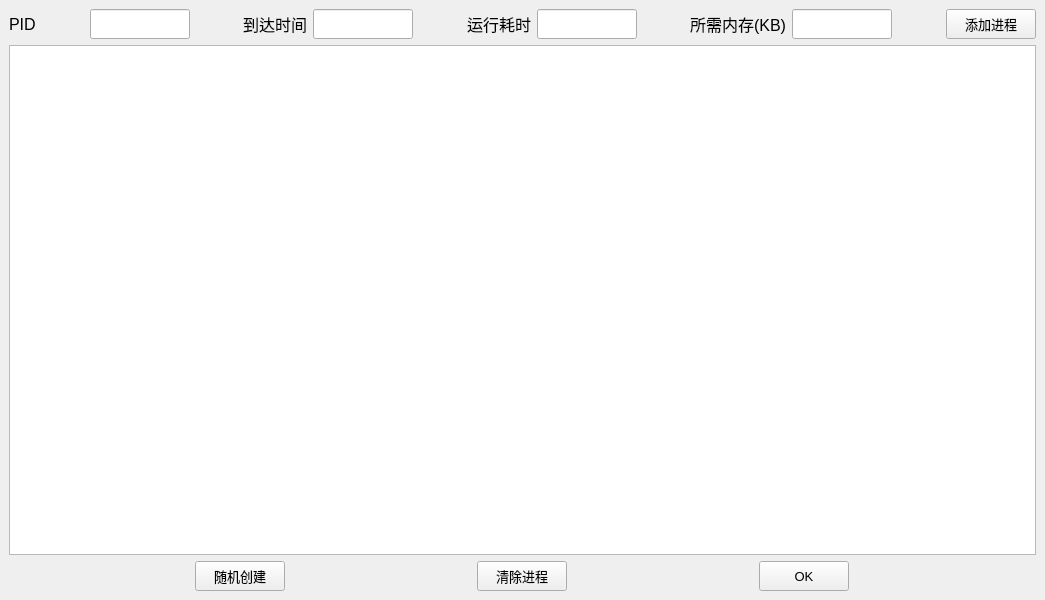
<?xml version="1.0" encoding="UTF-8"?>
<ui version="4.0">
 <class>MainWindow</class>
 <widget class="QMainWindow" name="MainWindow">
  <property name="geometry">
   <rect>
    <x>0</x>
    <y>0</y>
    <width>1045</width>
    <height>600</height>
   </rect>
  </property>
  <property name="windowTitle">
   <string>MainWindow</string>
  </property>
  <widget class="QWidget" name="centralwidget">
   <layout class="QVBoxLayout" name="verticalLayout">
    <item>
     <layout class="QHBoxLayout" name="horizontalLayout">
      <item>
       <widget class="QLabel" name="PIDLabel">
        <property name="maximumSize">
         <size>
          <width>40</width>
          <height>16777215</height>
         </size>
        </property>
        <property name="font">
         <font>
          <pointsize>12</pointsize>
         </font>
        </property>
        <property name="text">
         <string>PID</string>
        </property>
       </widget>
      </item>
      <item>
       <spacer name="horizontalSpacer">
        <property name="orientation">
         <enum>Qt::Horizontal</enum>
        </property>
        <property name="sizeHint" stdset="0">
         <size>
          <width>40</width>
          <height>20</height>
         </size>
        </property>
       </spacer>
      </item>
      <item>
       <widget class="QLineEdit" name="PID">
        <property name="minimumSize">
         <size>
          <width>80</width>
          <height>30</height>
         </size>
        </property>
        <property name="maximumSize">
         <size>
          <width>100</width>
          <height>16777215</height>
         </size>
        </property>
       </widget>
      </item>
      <item>
       <spacer name="horizontalSpacer_2">
        <property name="orientation">
         <enum>Qt::Horizontal</enum>
        </property>
        <property name="sizeHint" stdset="0">
         <size>
          <width>40</width>
          <height>20</height>
         </size>
        </property>
       </spacer>
      </item>
      <item>
       <widget class="QLabel" name="PIDLabel_4">
        <property name="font">
         <font>
          <pointsize>12</pointsize>
         </font>
        </property>
        <property name="text">
         <string>到达时间</string>
        </property>
       </widget>
      </item>
      <item>
       <widget class="QLineEdit" name="Arrive">
        <property name="minimumSize">
         <size>
          <width>80</width>
          <height>30</height>
         </size>
        </property>
        <property name="maximumSize">
         <size>
          <width>100</width>
          <height>16777215</height>
         </size>
        </property>
       </widget>
      </item>
      <item>
       <spacer name="horizontalSpacer_3">
        <property name="orientation">
         <enum>Qt::Horizontal</enum>
        </property>
        <property name="sizeHint" stdset="0">
         <size>
          <width>40</width>
          <height>20</height>
         </size>
        </property>
       </spacer>
      </item>
      <item>
       <widget class="QLabel" name="TimeLabel">
        <property name="font">
         <font>
          <pointsize>12</pointsize>
         </font>
        </property>
        <property name="text">
         <string>运行耗时</string>
        </property>
       </widget>
      </item>
      <item>
       <widget class="QLineEdit" name="Time">
        <property name="minimumSize">
         <size>
          <width>80</width>
          <height>30</height>
         </size>
        </property>
        <property name="maximumSize">
         <size>
          <width>100</width>
          <height>16777215</height>
         </size>
        </property>
       </widget>
      </item>
      <item>
       <spacer name="horizontalSpacer_4">
        <property name="orientation">
         <enum>Qt::Horizontal</enum>
        </property>
        <property name="sizeHint" stdset="0">
         <size>
          <width>40</width>
          <height>20</height>
         </size>
        </property>
       </spacer>
      </item>
      <item>
       <widget class="QLabel" name="MemLabel">
        <property name="font">
         <font>
          <pointsize>12</pointsize>
         </font>
        </property>
        <property name="text">
         <string>所需内存(KB)</string>
        </property>
       </widget>
      </item>
      <item>
       <widget class="QLineEdit" name="Memeory">
        <property name="minimumSize">
         <size>
          <width>80</width>
          <height>30</height>
         </size>
        </property>
        <property name="maximumSize">
         <size>
          <width>100</width>
          <height>16777215</height>
         </size>
        </property>
       </widget>
      </item>
      <item>
       <spacer name="horizontalSpacer_5">
        <property name="orientation">
         <enum>Qt::Horizontal</enum>
        </property>
        <property name="sizeHint" stdset="0">
         <size>
          <width>40</width>
          <height>20</height>
         </size>
        </property>
       </spacer>
      </item>
      <item>
       <widget class="QPushButton" name="AddProg">
        <property name="minimumSize">
         <size>
          <width>90</width>
          <height>30</height>
         </size>
        </property>
        <property name="font">
         <font>
          <pointsize>10</pointsize>
         </font>
        </property>
        <property name="text">
         <string>添加进程</string>
        </property>
       </widget>
      </item>
     </layout>
    </item>
    <item>
     <widget class="QTableWidget" name="ProgList"/>
    </item>
    <item>
     <layout class="QHBoxLayout" name="horizontalLayout_2">
      <item>
       <widget class="QPushButton" name="CreateRand">
        <property name="minimumSize">
         <size>
          <width>90</width>
          <height>30</height>
         </size>
        </property>
        <property name="maximumSize">
         <size>
          <width>90</width>
          <height>16777215</height>
         </size>
        </property>
        <property name="font">
         <font>
          <pointsize>10</pointsize>
         </font>
        </property>
        <property name="layoutDirection">
         <enum>Qt::LeftToRight</enum>
        </property>
        <property name="text">
         <string>随机创建</string>
        </property>
       </widget>
      </item>
      <item>
       <widget class="QPushButton" name="Clear">
        <property name="minimumSize">
         <size>
          <width>90</width>
          <height>30</height>
         </size>
        </property>
        <property name="maximumSize">
         <size>
          <width>90</width>
          <height>16777215</height>
         </size>
        </property>
        <property name="font">
         <font>
          <pointsize>10</pointsize>
         </font>
        </property>
        <property name="layoutDirection">
         <enum>Qt::LeftToRight</enum>
        </property>
        <property name="text">
         <string>清除进程</string>
        </property>
       </widget>
      </item>
      <item>
       <widget class="QPushButton" name="ok">
        <property name="minimumSize">
         <size>
          <width>90</width>
          <height>30</height>
         </size>
        </property>
        <property name="maximumSize">
         <size>
          <width>90</width>
          <height>16777215</height>
         </size>
        </property>
        <property name="font">
         <font>
          <pointsize>10</pointsize>
         </font>
        </property>
        <property name="layoutDirection">
         <enum>Qt::LeftToRight</enum>
        </property>
        <property name="text">
         <string>OK</string>
        </property>
       </widget>
      </item>
     </layout>
    </item>
   </layout>
  </widget>
 </widget>
 <resources/>
 <connections/>
</ui>
